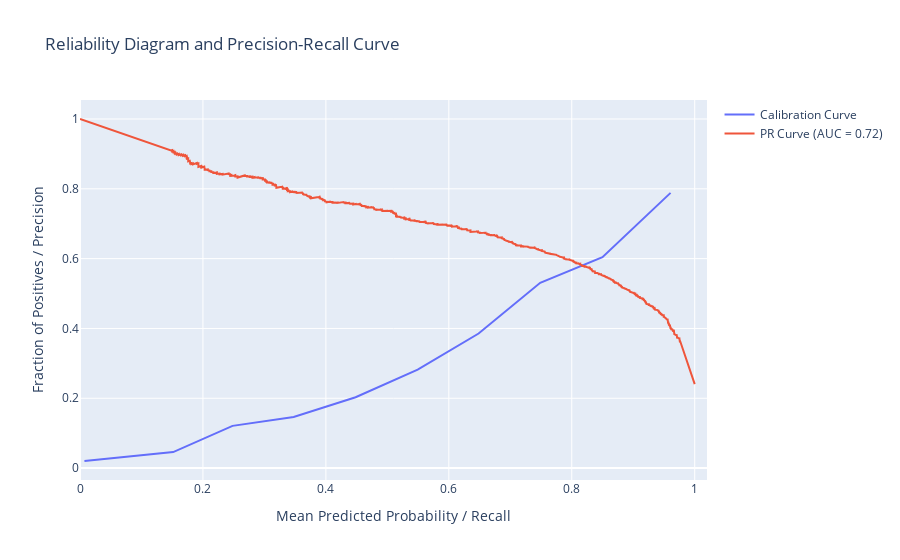
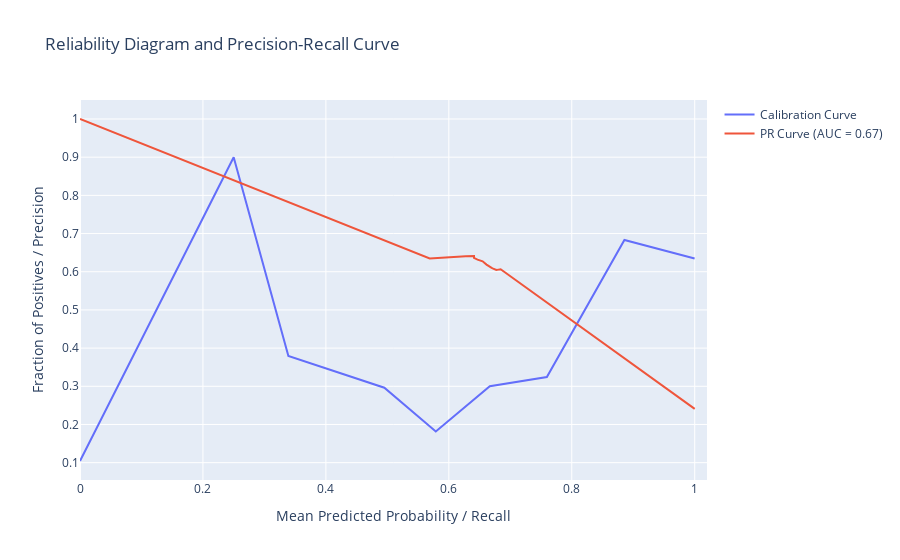
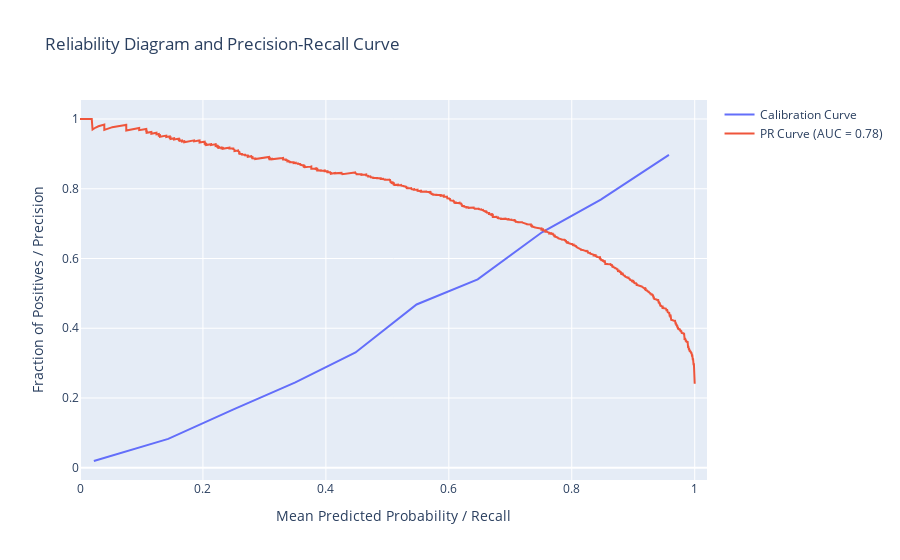

Notebook source saved alongside these figures, in order:
### Code cell
for name, predictions, probabilities in zip(names, estimator_predictions, estimator_probabilities):
    print(f'\nEvaluation for {name}')
    pr_evaluation(target_test, predictions, y_prob=probabilities)
    pr_evaluation_2(target_test, predictions, y_prob=probabilities)

### Figure 1 — Plotly figure (JSON) as saved in the notebook; plotly's stock layout.template omitted (floating-point values rounded to 4 significant figures; data arrays with more than 128 entries replaced by an {"elided": "..."} marker saying what was removed)
{"data": [{"mode": "lines", "name": "Calibration Curve", "type": "scatter", "x": [0.007223, 0.1516, 0.2481, 0.3476, 0.4484, 0.5493, 0.6485, 0.7487, 0.8499, 0.9607], "y": [0.02034, 0.04593, 0.121, 0.1465, 0.2029, 0.2818, 0.3856, 0.5307, 0.6041, 0.7884]}, {"mode": "lines", "name": "PR Curve (AUC = 0.72)", "type": "scatter", "x": {"elided": "3999 float values"}, "y": {"elided": "3999 float values"}}], "layout": {"title": {"text": "Reliability Diagram and Precision-Recall Curve"}, "xaxis": {"range": [0, 1.02], "title": {"text": "Mean Predicted Probability / Recall"}}, "yaxis": {"title": {"text": "Fraction of Positives / Precision"}}}}

### Figure 2 — Plotly figure (JSON) as saved in the notebook; plotly's stock layout.template omitted (floating-point values rounded to 4 significant figures)
{"data": [{"mode": "lines", "name": "Calibration Curve", "type": "scatter", "x": [0, 0.25, 0.339, 0.4951, 0.5788, 0.6667, 0.7595, 0.8857, 0.9999], "y": [0.1043, 0.9, 0.3793, 0.2963, 0.1818, 0.3, 0.3243, 0.6832, 0.6348]}, {"mode": "lines", "name": "PR Curve (AUC = 0.67)", "type": "scatter", "x": [1, 0.6843, 0.6786, 0.6773, 0.6722, 0.6716, 0.6709, 0.6696, 0.6614, 0.6601, 0.6601, 0.6562, 0.655, 0.6467, 0.6409, 0.6409, 0.6409, 0.6276, 0.5733, 0.5708, 0.5708, 0.5695, 0.5689, 0], "y": [0.2407, 0.6066, 0.6049, 0.6048, 0.6082, 0.6087, 0.6091, 0.6101, 0.6187, 0.6209, 0.6216, 0.6255, 0.6274, 0.6318, 0.6361, 0.6397, 0.6409, 0.6406, 0.6353, 0.6348, 0.6352, 0.6351, 0.6349, 1]}], "layout": {"title": {"text": "Reliability Diagram and Precision-Recall Curve"}, "xaxis": {"range": [0, 1.02], "title": {"text": "Mean Predicted Probability / Recall"}}, "yaxis": {"title": {"text": "Fraction of Positives / Precision"}}}}

### Figure 3 — Plotly figure (JSON) as saved in the notebook; plotly's stock layout.template omitted (floating-point values rounded to 4 significant figures; data arrays with more than 128 entries replaced by an {"elided": "..."} marker saying what was removed)
{"data": [{"mode": "lines", "name": "Calibration Curve", "type": "scatter", "x": [0.02253, 0.1435, 0.2498, 0.3503, 0.4482, 0.5475, 0.647, 0.7515, 0.8472, 0.9581], "y": [0.01936, 0.0828, 0.1673, 0.2448, 0.3307, 0.4682, 0.5403, 0.6752, 0.769, 0.897]}, {"mode": "lines", "name": "PR Curve (AUC = 0.78)", "type": "scatter", "x": {"elided": "4995 float values"}, "y": {"elided": "4995 float values"}}], "layout": {"title": {"text": "Reliability Diagram and Precision-Recall Curve"}, "xaxis": {"range": [0, 1.02], "title": {"text": "Mean Predicted Probability / Recall"}}, "yaxis": {"title": {"text": "Fraction of Positives / Precision"}}}}
